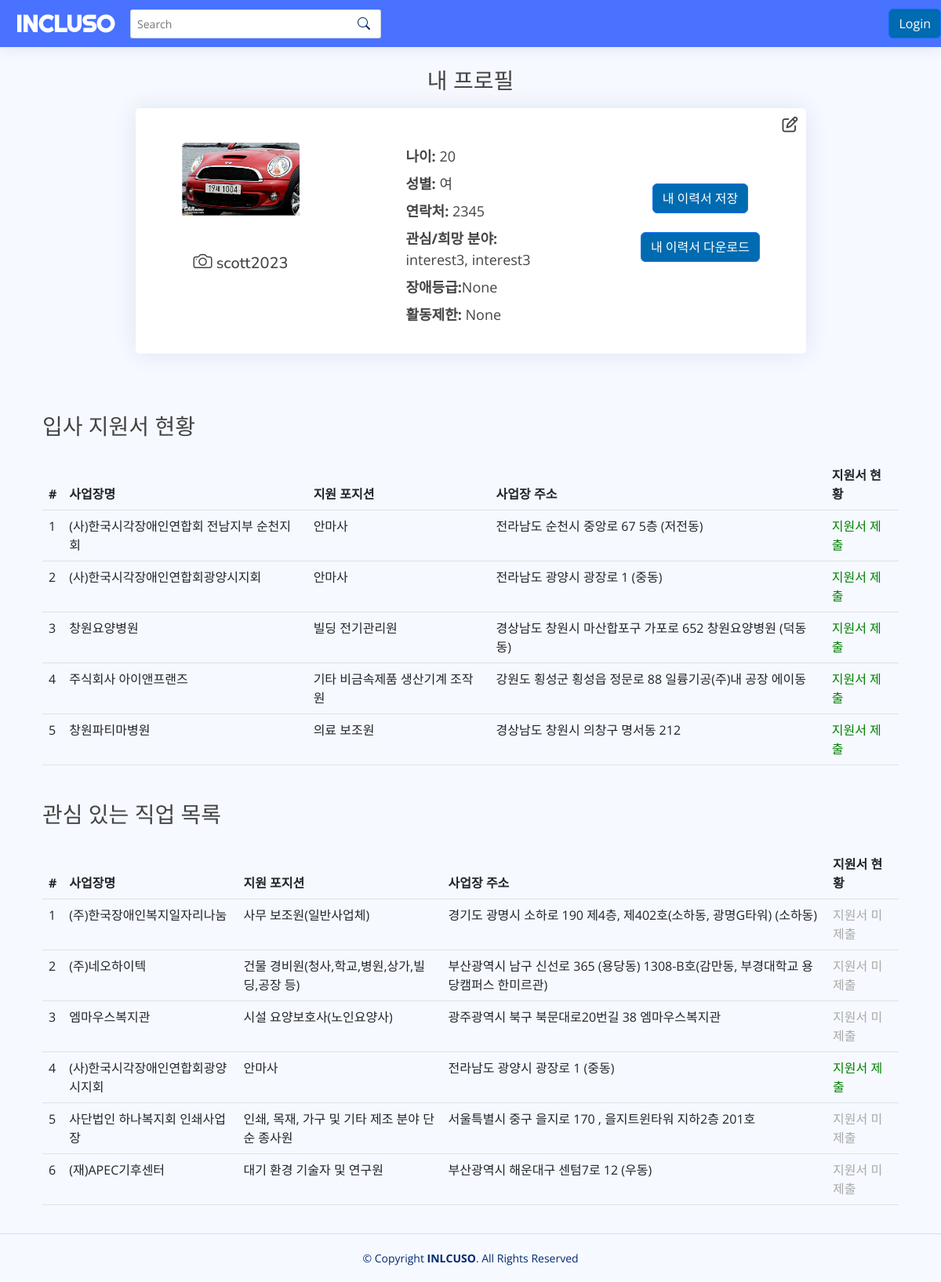
Screenshot of /profile (signed in) with the database file from the repository.
### tables this page shows
CREATE TABLE "user" (
	"username"	varchar(20) NOT NULL,
	"password"	varchar(20) NOT NULL,
	"age"	int,
	"gender"	varchar(2) NOT NULL,
	"phone"	varchar(12) NOT NULL,
	"interest"	varchar(50) NOT NULL,
	"address"	varchar(100),
	"level"	INTEGER,
	"type"	INTEGER,
	"restrict"	INTEGER,
	PRIMARY KEY("username")
);

### app.py (the view)
@app.route('/profile')
def profile():
        if 'username' in session:
                username = session['username']
                interest = get_interest(username)
                file_path = 'users/'+session["username"]+"/applied_lst.txt"
                imge_path='../static/users/'+session["username"]+"/image/img.png"
                lines_list = []
                with open(file_path, "r") as file:
                    for line in file:
                        lines_list.append(int(line.strip()))
                df = pd.read_csv("data/temp_data.csv")
                final_lst = []
                for i in lines_list:
                        matching_rows = df[df['id'] == i]
                        dic = {}
                        dic["companyname"] = matching_rows["Company"].iloc[0]
                        dic["jobname"] = matching_rows["모집직종"].iloc[0]
                        dic["address"] = matching_rows["사업장 주소"].iloc[0]
                        final_lst.append(dic)
                bookmarked_jobs = read_bookmarked_jobs(session['username'])
                final_lst2 = []
                for i in bookmarked_jobs:
                        matching_rows = df[df['id'] == i]
                        dic = {}
                        dic["companyname"] = matching_rows["Company"].iloc[0]
                        dic["jobname"] = matching_rows["모집직종"].iloc[0]
                        dic["address"] = matching_rows["사업장 주소"].iloc[0]
                        dic["applied"] = False
                        for j in final_lst:
                                if j["companyname"] == dic["companyname"]:
                                        dic["applied"] = True
                        final_lst2.append(dic)
                conn = sq.connect('data/login_info.db')
                cursor = conn.cursor()
                username = session["username"]
                cursor.execute("SELECT gender FROM user WHERE username = ?", (username,))
                gender = cursor.fetchone()[0]
                if gender =='male':
                        gender = "남성"
                else:
                        gender = "여"
                cursor.execute("SELECT age FROM user WHERE username = ?", (username,))
                age = cursor.fetchone()[0]
                cursor.execute("SELECT interest FROM user WHERE username = ?", (username,))
                interest = cursor.fetchone()[0]
                cursor.execute("SELECT phone FROM user WHERE username = ?", (username,))
                phone = cursor.fetchone()[0]
                cursor.execute("SELECT level FROM user WHERE username = ?", (username,))
                level = cursor.fetchone()[0]
                cursor.execute("SELECT restrict FROM user WHERE username = ?", (username,))
                restrict = cursor.fetchone()[0]
                if restrict == 'y':
                        restrict =="있음"
                else:
                        restrict=="없음"
                return render_template("profile.html",level=level,restrict=restrict,username=username,gender=gender,age=age,interest=interest,phone=phone,img_path=imge_path,bookmarked_jobs=final_lst2, final_lst = final_lst, isLogin=isLogin)
        else:
                return redirect (url_for('index'))

### app.py (called while the page is built)
def read_bookmarked_jobs(username):
    file_path = 'users/' + username + '/bookmark_lst.txt'
    bookmarked_jobs = []
    try:
        with open(file_path, "r") as file:
            for line in file:
                job_id = int(line.strip())
                bookmarked_jobs.append(job_id)
    except FileNotFoundError:
        pass
    return bookmarked_jobs

### register_login.py (called while the page is built)
def get_interest(username):
        conn = sq.connect("data/login_info.db")
        cur = conn.cursor()
        cur.execute('SELECT interest FROM user WHERE username = (?)',(username,))
        interest = cur.fetchone()
        conn.close() #Close DataBase
        if interest[0] != "IT":
                interest = interest[0].title()
        else:
                interest = interest[0]
        return interest

### templates/profile.html (shortened to what this page needs)
<!DOCTYPE html>
<html lang="en">
<head>
  <link rel="stylesheet" href="https://cdnjs.cloudflare.com/ajax/libs/font-awesome/6.4.0/css/all.min.css" />
  <link href="../static/vendor/bootstrap/css/bootstrap.min.css" rel="stylesheet">
  <link href="../static/vendor/bootstrap-icons/bootstrap-icons.css" rel="stylesheet">
  <link href="../static/vendor/boxicons/css/boxicons.min.css" rel="stylesheet">
  <link href="../static/vendor/quill/quill.snow.css" rel="stylesheet">
  <link href="../static/vendor/quill/quill.bubble.css" rel="stylesheet">
  <link href="../static/vendor/remixicon/remixicon.css" rel="stylesheet">
  <link href="../static/vendor/simple-datatables/style.css" rel="stylesheet">
  <link href="../static/css/style.profile.css" rel="stylesheet">
</head>
<body>
  <header id="header" class="header fixed-top d-flex align-items-center">
    <div class="d-flex align-items-center justify-content-between">
      <a href="/" class="logo d-flex align-items-center">
        <span class="header-name">INCLUSO</span>
      </a>
    </div>
    <div class="search-bar">
  <form class="search-form d-flex align-items-center" method="POST" action="{{ url_for('search_results') }}">
    <input type="text" name="query" placeholder="Search" title="Enter search keyword">
    <button type="submit" title="Search"><i class="bi bi-search"></i></button>
  </form>
    </div>
    <nav class="header-nav ms-auto">
      <ul class="d-flex align-items-center">
        {%if isLogin == True %}
        <li class="nav-item dropdown pe-3">
          <a class="nav-link nav-profile d-flex align-items-center pe-0" href="#" data-bs-toggle="dropdown">
            <img src="{{img_path}}" alt="Profile" class="rounded-circle">
            <span class="d-none d-md-block dropdown-toggle ps-2">{{username}}</span>
          </a>
          <ul class="dropdown-menu dropdown-menu-end dropdown-menu-arrow profile">
            <li class="dropdown-header">
              <h6>{{username}}</h6>
            </li>
            <li>
              <hr class="dropdown-divider">
            </li>
            <li>
              <a class="dropdown-item d-flex align-items-center" href="{{url_for("profile")}}">
                <i class="bi bi-person"></i>
                <span>내 프로필</span>
              </a>
            </li>
            <li>
              <hr class="dropdown-divider">
            </li>
            <li>
              <a class="dropdown-item d-flex align-items-center" href={{url_for("faq")}}>
                <i class="bi bi-question-circle"></i>
                <span>회사 소개</span>
              </a>
            </li>
            <li>
              <hr class="dropdown-divider">
            </li>
            <li>
              <a class="dropdown-item d-flex align-items-center" href={{url_for("logout")}}>
                <i class="bi bi-box-arrow-right"></i>
                <span>로그아웃</span>
              </a>
            </li>
          </ul>
        </li>
        {%else%}
        <a class="btn btn-primary" href={{url_for("login")}}>Login</a>
        {%endif%}
      </ul>
    </nav>
  </header>
  <main id="main" class="main">
    <div class="container">
      <h3 class="mt-2 mb-3 text-center">내 프로필</h3>
      <div class = "row">
        <div class="card profile-card p-0">
          <div class = "row">
            <div class="col-md-4 px-5 pt-md-3">
                <div class="icon-container">
                  <p><i class="fa-regular fa-pen-to-square fa-icon" data-bs-toggle="modal" data-bs-target="#editModal"></i></p>
  </div>
                <div class="img-container overflow-hidden">
                  <img src="{{img_path}}" class="card-img-top img-fluid profile-img">
                </div>
              <div>
                <div class="card-body mt-md-3">
                  <h5 class="text-center pointer card-body22"><i class="bi bi-camera" data-bs-toggle="modal" data-bs-target="#applyModal2"></i> {{username}}</h5>
                </div>
              </div>
            </div>
            <div class="col-md-4">
              <div class="card-body align-items-center">
                <ul class="my-info">
                  <li class="mt-5 mb-md-2"><strong>나이:</strong> {{age}}</li>
                  <li class="mb-md-2"><strong>성별:</strong> {{gender}}</li>
                  <li class="mb-md-2"><strong>연락처:</strong> {{phone}}</li>
                  <li class="mb-md-2"><strong>관심/희망 분야:</strong> {{interest}}</li>
                                    <li class="mb-md-2"><strong>장애등급:</strong>{{level}}</li>
                  <li class="mb-md-2"><strong>활동제한:</strong> {{restrict}}</li>
             </div>
            </div>
              <div class="col-md-4">
              <div class="card-body d-flex flex-column align-items-center justify-content-center mt-md-5">
                <button type="button" class="btn btn-primary more-btn mx-auto mb-3 mt-md-5" data-bs-toggle="modal" data-bs-target="#applyModal">내 이력서 저장</button>
    <a href="{{ url_for('download_file') }}" class="btn btn-primary mt-md-2">내 이력서 다운로드</a>
              </div>
            </div>
        </div>
      </div>
    </div>
<div class="container content-container mt-5">
  <h3 class="mt-5">입사 지원서 현황</h3>
  <table class="table table-hover mt-4">
    <thead>
      <tr>
        <th>#</th>
        <th>사업장명</th>
        <th>지원 포지션</th>
        <th>사업장 주소</th>
        <th>지원서 현황</th>
      </tr>
    </thead>
    <tbody>
      {% for i in final_lst %}
      <tr>
        <td>{{loop.index}}</td>
        <td>{{i["companyname"]}}</td>
        <td>{{i["jobname"]}}</td>
        <td>{{i["address"]}}</td>
        <td class="applied">지원서 제출</td>
      </tr>
      {% endfor %}
    </tbody>
  </table>
    <h3 class="mt-5"> 관심 있는 직업 목록</h3>
    <table class="table table-hover mt-4">
    <thead>
      <tr>
        <th>#</th>
        <th>사업장명</th>
        <th>지원 포지션</th>
        <th>사업장 주소</th>
        <th>지원서 현황</th>
      </tr>
    </thead>
    <tbody>
      {% for i in bookmarked_jobs %}
      <tr>
        <td>{{loop.index}}</td>
        <td>{{i["companyname"]}}</td>
        <td>{{i["jobname"]}}</td>
        <td>{{i["address"]}}</td>
        {% if i["applied"] == True %}
        <td class="applied">지원서 제출</td>
        {% else %}
        <td  class="not-applied">지원서 미제출</td>
        {% endif %}
      </tr>
      {% endfor %}
    </tbody>
  </table>
</div>
  </main>
  <footer id="footer" class="footer">
    <div class="copyright">
      &copy; Copyright <strong><span>INLCUSO</span></strong>. All Rights Reserved
    </div>
  </footer>
</body>
</html>

### static/css/style.profile.css (style rules this page uses)
:root { scroll-behavior: smooth; }
body { font-family: "Open Sans", sans-serif; background: #f6f9ff; color: #444444; min-height: 100vh; display: flex; flex-direction: column; }
a { color: #006BB0; text-decoration: none; }
h1, h2, h3, h4, h5, h6 { font-family: "Nunito", sans-serif; }
.profile-card { width:75%; margin:auto; }
#main { margin-top: 60px; padding: 20px 30px; transition: all 0.3s; }
.header-name { font-size: 30px !important; color:white !important; font-family: 'Righteous', cursive!important;; }
.card { margin-bottom: 30px; border: none; border-radius: 5px; box-shadow: 0px 0 30px rgba(1, 41, 112, 0.1); }
.card-body { padding: 0 20px 20px 20px; }
.logo { line-height: 1; }
.logo span { font-size: 26px; font-weight: 700; color: #012970; font-family: "Nunito", sans-serif; }
.header { transition: all 0.5s; z-index: 997; height: 60px; box-shadow: 0px 2px 20px rgba(1, 41, 112, 0.1); background-color:#4872FF; padding-left: 20px; }
.header .search-bar { min-width: 360px; padding: 0 20px; }
.header .search-form { width: 100%; }
.header .search-form input { border: 0; font-size: 14px; color: #012970; border: 1px solid rgba(1, 41, 112, 0.2); padding: 7px 38px 7px 8px; border-radius: 3px; transition: 0.3s; width: 100%; }
.header .search-form button { border: 0; padding: 0; margin-left: -30px; background: none; }
.header .search-form button i { color: #012970; }
.header-nav ul { list-style: none; }
.header-nav>ul { margin: 0; padding: 0; }
.btn-primary { background-color: #006BB0 }
.my-info { font-size:18px; list-style:none; }
.pointer { cursor: pointer; }
.footer { padding: 20px 0; font-size: 14px; transition: all 0.3s; border-top: 1px solid #cddfff; margin-top: auto; }
.footer .copyright { text-align: center; color: #012970; }
.img-container { width: 150px; height: 150px; margin: 0 auto; display: flex; justify-content: center; align-items: center; overflow: hidden; }
.img-container img { width: 100%; height: auto; }
.bi-camera { font-size: 24px; }
.applied { color:green; }
.not-applied { color:darkgray; }
.icon-container { position: absolute; top: 0; right: 0; padding: 10px; }
.fa-icon { font-size: 20px; / color: black; cursor: pointer; }

### rows the page displays
user: username "scott2023", phone "2345", interest "interest3, interest3"

### other values shown
{{ age }} "20"
{{ gender }} "여"
{{ level }} "None"
{{ restrict }} "None"
{{ i["companyname"] }} "(사)한국시각장애인연합회 전남지부 순천지회" "(사)한국시각장애인연합회광양시지회" "창원요양병원" "주식회사 아이앤프랜즈" "창원파티마병원"
{{ i["jobname"] }} "안마사" "안마사" "빌딩 전기관리원" "기타 비금속제품 생산기계 조작원" "의료 보조원"
{{ i["address"] }} "전라남도 순천시 중앙로 67 5층 (저전동)" "전라남도 광양시 광장로 1 (중동)" "경상남도 창원시 마산합포구 가포로 652 창원요양병원 (덕동동)" "강원도 횡성군 횡성읍 정문로 88 일륭기공(주)내 공장 에이동" "경상남도 창원시 의창구 명서동 212"
{{ i["companyname"] }} "(주)한국장애인복지일자리나눔" "(주)네오하이텍" "엠마우스복지관" "(사)한국시각장애인연합회광양시지회" "사단법인 하나복지회 인쇄사업장" "(재)APEC기후센터"
{{ i["jobname"] }} "사무 보조원(일반사업체)" "건물 경비원(청사,학교,병원,상가,빌딩,공장 등)" "시설 요양보호사(노인요양사)" "안마사" "인쇄, 목재, 가구 및 기타 제조 분야 단순 종사원" "대기 환경 기술자 및 연구원"
{{ i["address"] }} "경기도 광명시 소하로 190 제4층, 제402호(소하동, 광명G타워) (소하동)" "부산광역시 남구 신선로 365 (용당동) 1308-B호(감만동, 부경대학교 용당캠퍼스 한미르관)" "광주광역시 북구 북문대로20번길 38 엠마우스복지관" "전라남도 광양시 광장로 1 (중동)" "서울특별시 중구 을지로 170 , 을지트윈타워 지하2층 201호" "부산광역시 해운대구 센텀7로 12 (우동)"
